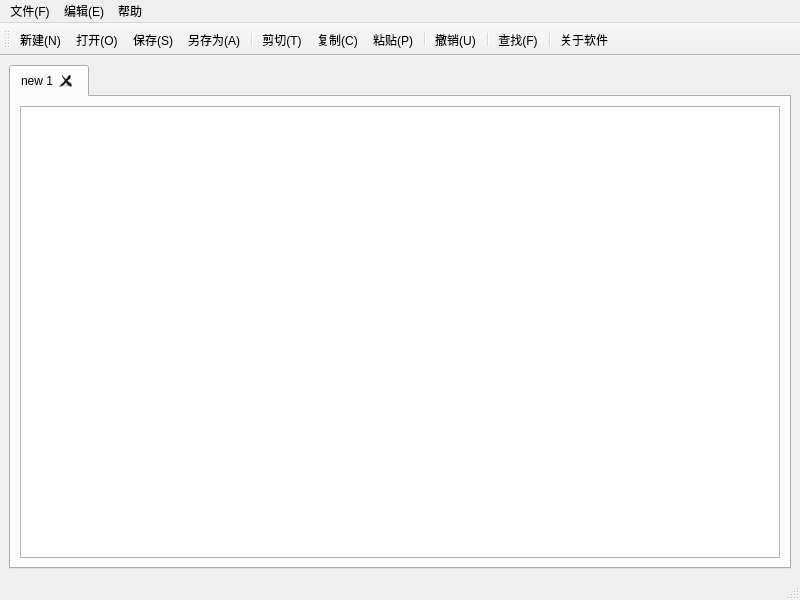
<?xml version="1.0" encoding="UTF-8"?>
<ui version="4.0">
 <class>CMyTextEditor</class>
 <widget class="QMainWindow" name="CMyTextEditor">
  <property name="geometry">
   <rect>
    <x>0</x>
    <y>0</y>
    <width>800</width>
    <height>600</height>
   </rect>
  </property>
  <property name="windowTitle">
   <string>CMyTextEditor</string>
  </property>
  <widget class="QWidget" name="centralwidget">
   <layout class="QGridLayout" name="gridLayout">
    <item row="0" column="0">
     <widget class="QTabWidget" name="tabWidget">
      <property name="sizePolicy">
       <sizepolicy hsizetype="Expanding" vsizetype="Expanding">
        <horstretch>0</horstretch>
        <verstretch>0</verstretch>
       </sizepolicy>
      </property>
      <property name="currentIndex">
       <number>0</number>
      </property>
      <property name="tabsClosable">
       <bool>true</bool>
      </property>
      <property name="movable">
       <bool>true</bool>
      </property>
      <widget class="QWidget" name="tab_1">
       <attribute name="title">
        <string>new 1</string>
       </attribute>
       <layout class="QVBoxLayout" name="verticalLayout">
        <item>
         <widget class="QTextEdit" name="textEdit_1"/>
        </item>
       </layout>
      </widget>
     </widget>
    </item>
   </layout>
  </widget>
  <widget class="QMenuBar" name="menubar">
   <property name="geometry">
    <rect>
     <x>0</x>
     <y>0</y>
     <width>800</width>
     <height>22</height>
    </rect>
   </property>
   <widget class="QMenu" name="menu_file">
    <property name="title">
     <string>文件(F)</string>
    </property>
    <addaction name="action_New"/>
    <addaction name="action_Open"/>
    <addaction name="action_Close"/>
    <addaction name="separator"/>
    <addaction name="action_Save"/>
    <addaction name="actionl_SaveAs"/>
    <addaction name="separator"/>
    <addaction name="action_Exit"/>
   </widget>
   <widget class="QMenu" name="menu_edit">
    <property name="title">
     <string>编辑(E)</string>
    </property>
    <addaction name="action_Undo"/>
    <addaction name="separator"/>
    <addaction name="action_Cut"/>
    <addaction name="action_Copy"/>
    <addaction name="action_Paste"/>
    <addaction name="separator"/>
    <addaction name="action_Find"/>
   </widget>
   <widget class="QMenu" name="menu_help">
    <property name="title">
     <string>帮助</string>
    </property>
    <addaction name="action_About"/>
   </widget>
   <addaction name="menu_file"/>
   <addaction name="menu_edit"/>
   <addaction name="menu_help"/>
  </widget>
  <widget class="QStatusBar" name="statusbar"/>
  <widget class="QToolBar" name="toolBar">
   <property name="windowTitle">
    <string>toolBar</string>
   </property>
   <attribute name="toolBarArea">
    <enum>TopToolBarArea</enum>
   </attribute>
   <attribute name="toolBarBreak">
    <bool>false</bool>
   </attribute>
   <addaction name="action_New"/>
   <addaction name="action_Open"/>
   <addaction name="action_Save"/>
   <addaction name="actionl_SaveAs"/>
   <addaction name="separator"/>
   <addaction name="action_Cut"/>
   <addaction name="action_Copy"/>
   <addaction name="action_Paste"/>
   <addaction name="separator"/>
   <addaction name="action_Undo"/>
   <addaction name="separator"/>
   <addaction name="action_Find"/>
   <addaction name="separator"/>
   <addaction name="action_About"/>
  </widget>
  <action name="action_New">
   <property name="icon">
    <iconset resource="Image.qrc">
     <normaloff>:/Icon/filenew.png</normaloff>:/Icon/filenew.png</iconset>
   </property>
   <property name="text">
    <string>新建(N)</string>
   </property>
   <property name="shortcut">
    <string>Ctrl+N</string>
   </property>
   <property name="visible">
    <bool>true</bool>
   </property>
   <property name="iconVisibleInMenu">
    <bool>false</bool>
   </property>
  </action>
  <action name="action_Open">
   <property name="icon">
    <iconset resource="Image.qrc">
     <normaloff>:/Icon/fileopen.png</normaloff>:/Icon/fileopen.png</iconset>
   </property>
   <property name="text">
    <string>打开(O)</string>
   </property>
   <property name="shortcut">
    <string>Ctrl+O</string>
   </property>
   <property name="iconVisibleInMenu">
    <bool>false</bool>
   </property>
  </action>
  <action name="action_Close">
   <property name="text">
    <string>关闭(W)</string>
   </property>
   <property name="shortcut">
    <string>Ctrl+W</string>
   </property>
  </action>
  <action name="action_Save">
   <property name="icon">
    <iconset resource="Image.qrc">
     <normaloff>:/Icon/filesave.png</normaloff>:/Icon/filesave.png</iconset>
   </property>
   <property name="text">
    <string>保存(S)</string>
   </property>
   <property name="shortcut">
    <string>Ctrl+S</string>
   </property>
   <property name="iconVisibleInMenu">
    <bool>false</bool>
   </property>
  </action>
  <action name="actionl_SaveAs">
   <property name="icon">
    <iconset resource="Image.qrc">
     <normaloff>:/Icon/filesaveas.png</normaloff>:/Icon/filesaveas.png</iconset>
   </property>
   <property name="text">
    <string>另存为(A)</string>
   </property>
   <property name="shortcut">
    <string>Ctrl+Alt+S</string>
   </property>
   <property name="iconVisibleInMenu">
    <bool>false</bool>
   </property>
  </action>
  <action name="action_Exit">
   <property name="text">
    <string>退出(X)</string>
   </property>
   <property name="shortcut">
    <string>Ctrl+Q</string>
   </property>
  </action>
  <action name="action_Undo">
   <property name="icon">
    <iconset resource="Image.qrc">
     <normaloff>:/Icon/editundo.png</normaloff>:/Icon/editundo.png</iconset>
   </property>
   <property name="text">
    <string>撤销(U)</string>
   </property>
   <property name="shortcut">
    <string>Ctrl+Z</string>
   </property>
   <property name="iconVisibleInMenu">
    <bool>false</bool>
   </property>
  </action>
  <action name="action_Cut">
   <property name="icon">
    <iconset resource="Image.qrc">
     <normaloff>:/Icon/editcut.png</normaloff>:/Icon/editcut.png</iconset>
   </property>
   <property name="text">
    <string>剪切(T)</string>
   </property>
   <property name="shortcut">
    <string>Ctrl+X</string>
   </property>
   <property name="iconVisibleInMenu">
    <bool>false</bool>
   </property>
  </action>
  <action name="action_Copy">
   <property name="icon">
    <iconset resource="Image.qrc">
     <normaloff>:/Icon/editcopy.png</normaloff>:/Icon/editcopy.png</iconset>
   </property>
   <property name="text">
    <string>复制(C)</string>
   </property>
   <property name="shortcut">
    <string>Ctrl+C</string>
   </property>
   <property name="iconVisibleInMenu">
    <bool>false</bool>
   </property>
  </action>
  <action name="action_Paste">
   <property name="icon">
    <iconset resource="Image.qrc">
     <normaloff>:/Icon/editpaste.png</normaloff>:/Icon/editpaste.png</iconset>
   </property>
   <property name="text">
    <string>粘贴(P)</string>
   </property>
   <property name="shortcut">
    <string>Ctrl+V</string>
   </property>
   <property name="iconVisibleInMenu">
    <bool>false</bool>
   </property>
  </action>
  <action name="action_Find">
   <property name="icon">
    <iconset resource="Image.qrc">
     <normaloff>:/Icon/find.png</normaloff>:/Icon/find.png</iconset>
   </property>
   <property name="text">
    <string>查找(F)</string>
   </property>
   <property name="shortcut">
    <string>Ctrl+F</string>
   </property>
   <property name="iconVisibleInMenu">
    <bool>false</bool>
   </property>
  </action>
  <action name="action_About">
   <property name="icon">
    <iconset resource="Image.qrc">
     <normaloff>:/Icon/about.png</normaloff>:/Icon/about.png</iconset>
   </property>
   <property name="text">
    <string>关于软件</string>
   </property>
  </action>
 </widget>
 <resources>
  <include location="Image.qrc"/>
 </resources>
 <connections/>
</ui>
